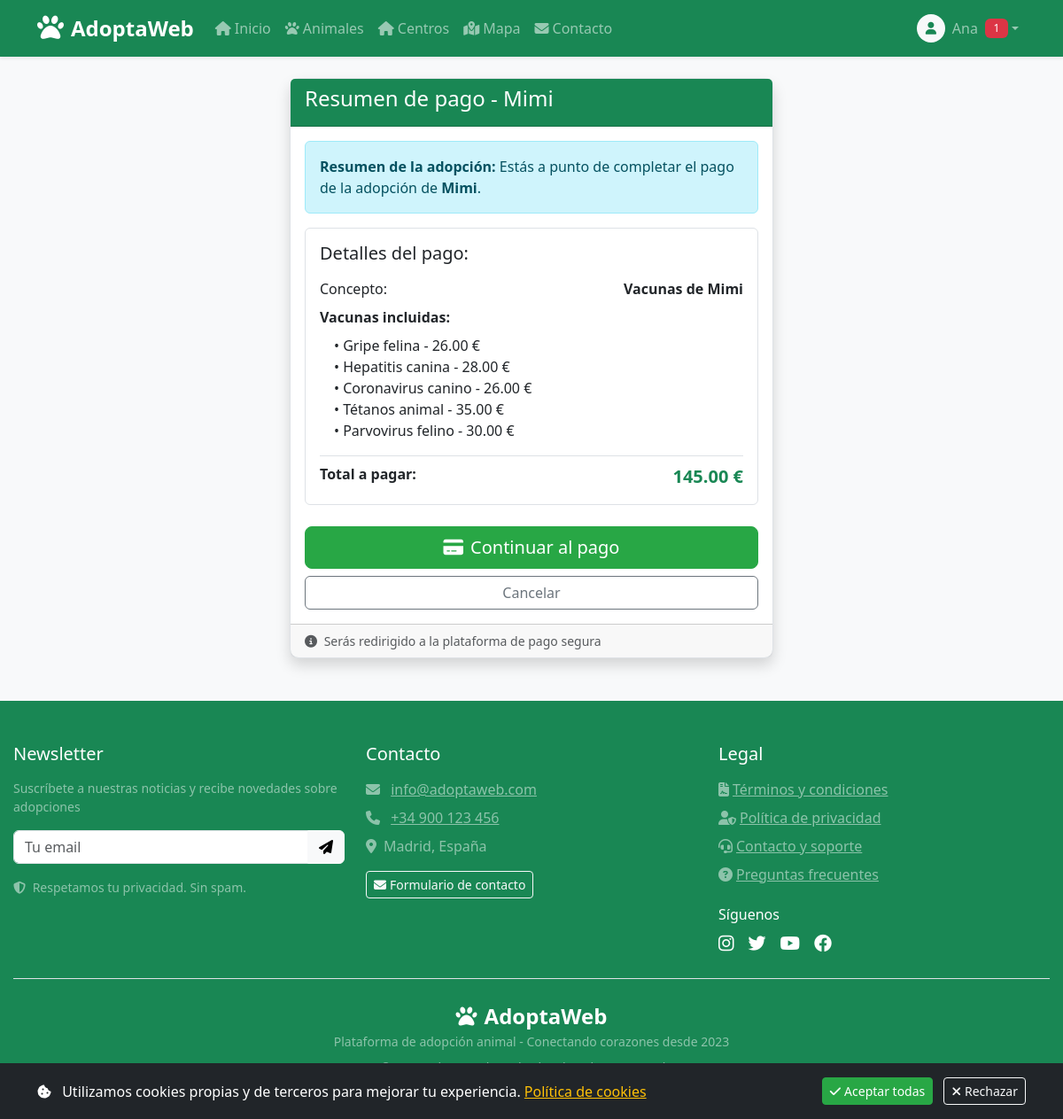
The app's page /pagos/vacunas.php?token=2425356ae7572ea7af885c26b21a06977bb63518f9f32d6a75a429c707486bf2 (signed in) with its own data.
### tables this page shows
CREATE TABLE `usuarios` (
  `id_usuario` int(11) NOT NULL,
  `nombre` varchar(100) NOT NULL,
  `apellido` varchar(100) DEFAULT NULL,
  `email` varchar(150) NOT NULL,
  `password_hash` varchar(255) NOT NULL,
  `telefono` varchar(20) DEFAULT NULL,
  `direccion` varchar(255) DEFAULT NULL,
  `tarjeta_last4` char(4) DEFAULT NULL,
  `fecha_registro` datetime DEFAULT current_timestamp(),
  `id_rol` int(11) DEFAULT 2
);

CREATE TABLE `adopciones_pagos` (
  `id` int(11) NOT NULL,
  `id_adopcion` int(11) NOT NULL,
  `id_usuario` int(11) NOT NULL,
  `monto` decimal(10,2) NOT NULL,
  `estado` enum('Pendiente','Pagado','Cancelado') DEFAULT 'Pendiente',
  `fecha_creacion` datetime DEFAULT current_timestamp(),
  `fecha_pago` datetime DEFAULT NULL,
  `token_pago` varchar(64) DEFAULT NULL
);

CREATE TABLE `animales` (
  `id_animal` int(11) NOT NULL,
  `nombre` varchar(100) DEFAULT NULL,
  `especie` varchar(50) DEFAULT NULL,
  `raza` varchar(100) DEFAULT NULL,
  `edad` int(11) DEFAULT NULL,
  `sexo` enum('Macho','Hembra') DEFAULT NULL,
  `descripcion` text DEFAULT NULL,
  `fecha_ingreso` date DEFAULT NULL,
  `estado` enum('Disponible','Adoptado','Reservado','En tratamiento') DEFAULT 'Disponible',
  `id_centro` int(11) DEFAULT NULL,
  `imagen_url` varchar(255) DEFAULT NULL
);

CREATE TABLE `vacunas` (
  `id_vacuna` int(11) NOT NULL,
  `nombre` varchar(100) DEFAULT NULL,
  `descripcion` text DEFAULT NULL,
  `precio` decimal(8,2) DEFAULT NULL
);

### includes/config.php (called while the page is built, shortened)
<?php
require_once ROOT_PATH . '/includes/conexion.php';
function estaLogueado() {
    return isset($_SESSION['user_id']);
}
function esAdmin() {
    return isset($_SESSION['user_role']) && (int)$_SESSION['user_role'] === 1;
}
function obtenerUsuario() {
    global $pdo;
    if (estaLogueado()) {
        $stmt = $pdo->prepare("SELECT * FROM usuarios WHERE id_usuario = ?");
        $stmt->execute([$_SESSION['user_id']]);
        return $stmt->fetch();
    }
    return null;
}
?>

### pagos/vacunas.php (the view, shortened to what this page needs)
<?php
require_once '../includes/config.php';
$token = $_GET['token'] ?? '';
$stmt = $pdo->prepare("
    SELECT ap.*, a.id_adopcion, an.id_animal, an.nombre AS animal_nombre
    FROM adopciones_pagos ap
    JOIN adopciones a ON ap.id_adopcion = a.id_adopcion
    JOIN animales an ON a.id_animal = an.id_animal
    WHERE ap.token_pago = ? AND ap.estado = 'Pendiente'
");
$stmt->execute([$token]);
$pago = $stmt->fetch();
$vacunas = $pdo->prepare("
    SELECT v.nombre, v.precio
    FROM animal_vacunas av
    JOIN vacunas v ON av.id_vacuna = v.id_vacuna
    WHERE av.id_animal = ?
");
$vacunas->execute([$pago['id_animal']]);
$vacunas_lista = $vacunas->fetchAll();
$total = array_sum(array_column($vacunas_lista, 'precio'));
?>
<!DOCTYPE html>
<html lang="es">
<head>
    <?php include '../includes/header.php'; ?>
</head>
<body>
<?php include '../includes/navbar.php'; ?>
<div class="container mt-4">
    <div class="row justify-content-center">
        <div class="col-md-6">
            <div class="card shadow">
                <div class="card-header bg-success text-white">
                    <h4>Resumen de pago - <?= htmlspecialchars($pago['animal_nombre']) ?></h4>
                </div>
                <div class="card-body">
                    <div class="alert alert-info">
                        <strong>Resumen de la adopción:</strong> Estás a punto de completar el pago de la adopción de <strong><?= htmlspecialchars($pago['animal_nombre']) ?></strong>.
                    </div>
                    <div class="border rounded p-3 mb-4">
                        <h5 class="mb-3">Detalles del pago:</h5>
                        <div class="d-flex justify-content-between mb-2">
                            <span>Concepto:</span>
                            <strong>Vacunas de <?= htmlspecialchars($pago['animal_nombre']) ?></strong>
                        </div>
                        <div class="mb-3">
                            <span class="fw-bold">Vacunas incluidas:</span>
                            <ul class="list-unstyled ms-3 mt-2">
                                <?php foreach ($vacunas_lista as $v): ?>
                                    <li>• <?= htmlspecialchars($v['nombre']) ?> - <?= number_format($v['precio'], 2) ?> €</li>
                                <?php endforeach; ?>
                            </ul>
                        </div>
                        <div class="d-flex justify-content-between border-top pt-2">
                            <span class="fw-bold">Total a pagar:</span>
                            <strong class="text-success fs-5"><?= number_format($total, 2) ?> €</strong>
                        </div>
                    </div>
                    <div class="d-grid">
                        <a href="<?= BASE_URL ?>/pagos/realizar.php?token=<?= $token ?>" class="btn btn-success btn-lg">
                            <i class="fas fa-credit-card me-2"></i>Continuar al pago
                        </a>
                        <a href="<?= BASE_URL ?>/perfil/pagos-pendientes.php" class="btn btn-outline-secondary mt-2">
                            Cancelar
                        </a>
                    </div>
                </div>
                <div class="card-footer text-muted small">
                    <i class="fas fa-info-circle me-1"></i> Serás redirigido a la plataforma de pago segura
                </div>
            </div>
        </div>
    </div>
</div>
<?php include '../includes/footer.php'; ?>
</body>
</html>

### includes/navbar.php (shortened to what this page needs)
<?php
$usuario = obtenerUsuario();
$script_name = $_SERVER['SCRIPT_NAME'];
$pagina_actual = basename($script_name, '.php');
if (estaLogueado() && !esAdmin()) {
    $stmt = $pdo->prepare("SELECT COUNT(*) FROM adopciones_pagos WHERE id_usuario=? AND estado='Pendiente'");
    $stmt->execute([$_SESSION['user_id']]);
    $pendientes = $stmt->fetchColumn();
}
?>
<nav class="navbar navbar-expand-lg navbar-dark bg-success shadow-sm">
    <div class="container">
        <a class="navbar-brand d-flex align-items-center" href="<?= BASE_URL ?>/index.php">
            <i class="fas fa-paw me-2 fa-lg"></i>
            <strong>AdoptaWeb</strong>
        </a>
        <div class="collapse navbar-collapse" id="navbarPrincipal">
            <ul class="navbar-nav me-auto">
                <li class="nav-item">
                    <a class="nav-link <?= ($pagina_actual == 'index') ? 'active' : '' ?>" href="<?= BASE_URL ?>/index.php">
                        <i class="fas fa-home me-1"></i>Inicio
                    </a>
                </li>
                <li class="nav-item">
                    <a class="nav-link <?= (strpos($script_name, 'animales') !== false) ? 'active' : '' ?>" href="<?= BASE_URL ?>/animales/index.php">
                        <i class="fas fa-paw me-1"></i>Animales
                    </a>
                </li>
                <li class="nav-item">
                    <a class="nav-link <?= (strpos($script_name, 'centros') !== false) ? 'active' : '' ?>" href="<?= BASE_URL ?>/centros/index.php">
                        <i class="fas fa-home me-1"></i>Centros
                    </a>
                </li>
                <li class="nav-item">
                    <a class="nav-link <?= ($pagina_actual == 'mapa') ? 'active' : '' ?>" href="<?= BASE_URL ?>/mapa.php">
                        <i class="fas fa-map-marked-alt me-1"></i>Mapa
                    </a>
                </li>
                <li class="nav-item">
                    <a class="nav-link" href="<?= BASE_URL ?>/contacto.php">
                        <i class="fas fa-envelope me-1"></i>Contacto
                    </a>
                </li>
            </ul>
            <div class="navbar-nav">
                <?php if (estaLogueado() && !esAdmin()): ?>
                    <div class="nav-item dropdown">
                        <a class="nav-link dropdown-toggle d-flex align-items-center" href="#" id="dropdownUsuario" role="button" data-bs-toggle="dropdown" aria-expanded="false">
                            <div class="avatar-circle bg-light text-success me-2"><i class="fas fa-user"></i></div>
                            <span><?= htmlspecialchars($usuario['nombre']) ?></span>
                            <?php if ($pendientes): ?>
                                <span class="badge bg-danger ms-2"><?= $pendientes ?></span>
                            <?php endif; ?>
                        </a>
                    </div>
                <?php endif; ?>
            </div>
        </div>
    </div>
</nav>

### css/styles.css (style rules this page uses)
:root { --primary-color: #28a745; --secondary-color: #218838; --light-bg: #f8f9fa; --dark-bg: #343a40; }
body { font-family: 'Segoe UI', Tahoma, Geneva, Verdana, sans-serif; background-color: #f8f9fa; display: flex; flex-direction: column; min-height: 100vh; }
.navbar-brand { font-size: 1.5rem; font-weight: bold; }
.card { border-radius: 10px; border: 1px solid #dee2e6; transition: transform 0.3s, box-shadow 0.3s; }
.btn-success { background-color: var(--primary-color); border-color: var(--primary-color); }
.badge { font-weight: 500; padding: 0.4em 0.8em; }

### includes/navbar.php (style rules this page uses)
.avatar-circle { width: 32px; height: 32px; border-radius: 50%; display: flex; align-items: center; justify-content: center; font-size: 14px; }

### records on screen
usuarios: nombre "Ana"
adopciones_pagos: animales.nombre "Mimi"
vacunas: nombre "Gripe felina", precio "26.00"
vacunas: nombre "Hepatitis canina", precio "28.00"
vacunas: nombre "Coronavirus canino", precio "26.00"
vacunas: nombre "Tétanos animal", precio "35.00"
vacunas: nombre "Parvovirus felino", precio "30.00"

### other values on screen
$pendientes "1"
$total "145.00"
